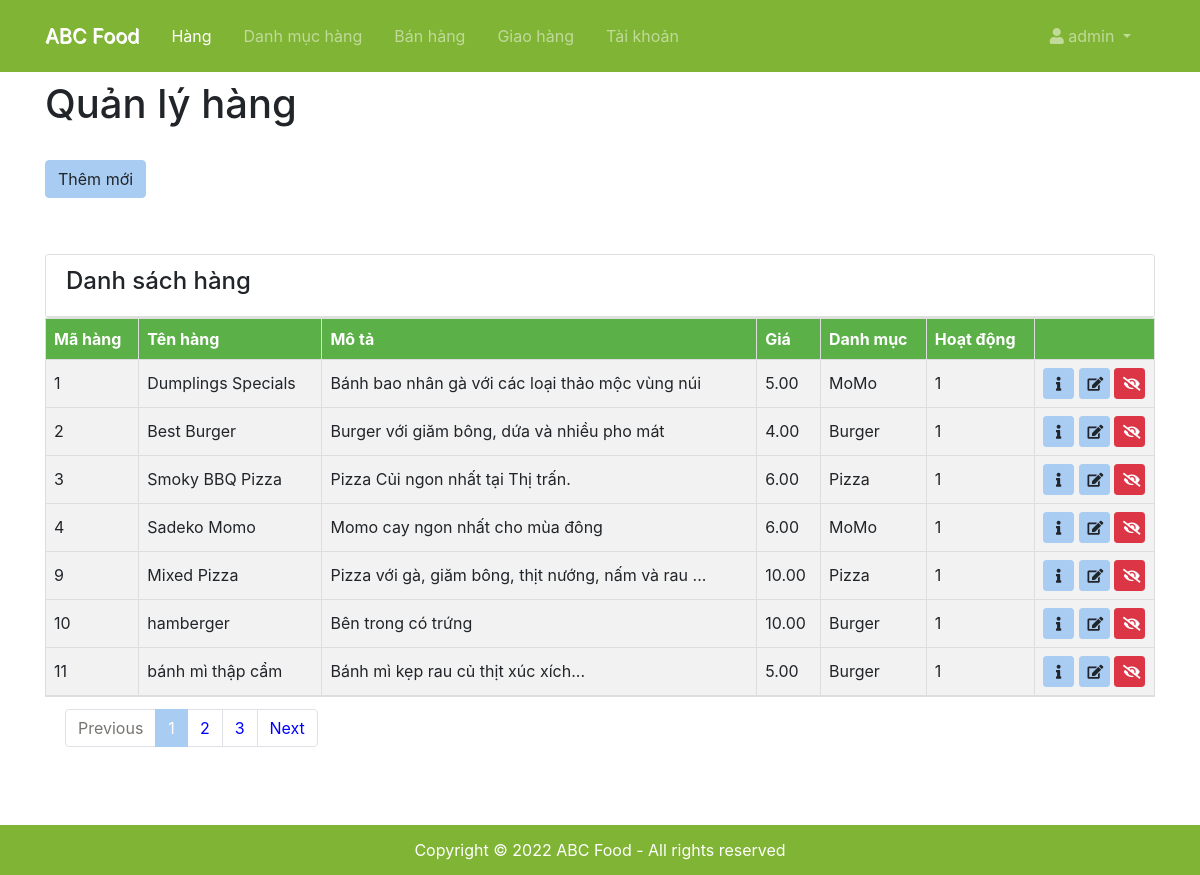
The page /admin/hang/index.php (signed in) on the database its author committed.
### tables this page shows
CREATE TABLE `food` (
  `id` int(11) NOT NULL,
  `title` varchar(50) NOT NULL,
  `description` text NOT NULL,
  `price` decimal(10,2) NOT NULL,
  `image_name` varchar(50) NOT NULL,
  `category_id` int(11) NOT NULL,
  `featured` int(1) NOT NULL DEFAULT 1,
  `active` int(1) NOT NULL DEFAULT 1
);

CREATE TABLE `category` (
  `id` int(11) NOT NULL,
  `title` varchar(50) NOT NULL,
  `image_name` varchar(50) NOT NULL,
  `featured` int(1) NOT NULL DEFAULT 1,
  `active` int(1) NOT NULL DEFAULT 1
);

### admin/data/food_list.php (called while the page is built)
<?php
include("../../configs/database.php");
$sql = "SELECT a.id as id, a.title as title, price, a.description as description, a.active as active, b.title as category_id FROM food a JOIN category b ON a.category_id = b.id";
$food_list = mysqli_query($conn, $sql);

### admin/hang/index.php (the view, shortened to what this page needs)
<!DOCTYPE html>
<html lang="en">
<?php include('../shared/header.php') ?>
<body>
  <?php include('../shared/menu.php') ?>
  <header id="main-header" class="py-2">
    <div class="container">
      <div class="row">
        <div class="col-md-6">
          <h1>Quản lý hàng</h1>
        </div>
      </div>
    </div>
    <section id="actions" class="py-4 mb-4">
      <div class="container">
        <div class="row">
          <div class="col-md-8">
            <a href="./them_moi.php" class="btn btn-primary">Thêm mới
            </a>
          </div>
        </div>
      </div>
    </section>
  </header>
  <section id="posts">
    <div class="container">
      <div class="row">
        <div class="col-md-12">
          <div class="card">
            <div class="card-header">
              <div class="row">
                <h4 class="col-md-6">Danh sách hàng</h4>
                <div class="dropdown ml-auto col-md-3">
                </div>
              </div>
            </div>
          </div>
          <table>
            <thead class="bg-dark">
              <tr>
                <th>Mã hàng</th>
                <th>Tên hàng</th>
                <th>Mô tả</th>
                <th>Giá</th>
                <th>Danh mục</th>
                <th>Hoạt động</th>
                <th style="width: 120px;"></th>
              </tr>
            </thead>
            <tbody class>
              <?php include('../data/food_list.php') ?>
              <?php foreach ($food_list as $food) {
                echo '<tr>
            <td >'. $food['id'] .'</td>
            <td >'. $food['title'] .'</td>
            <td >'. $food['description'] .'</td>
            <td >'. $food['price'] .'</td>
            <td >'. $food['category_id'] .'</td>
            <td >'. $food['active'] .'</td>
            <td>
            <a href="chi_tiet.php" class="btn btn-primary btn-sm">
              <i class="fas fa-info"></i>
            </a>
            <a href="sua.php" class="btn btn-primary btn-sm">
              <i class="fas fa-edit"></i>
            </a>
            <a href="an.php" class="btn btn-danger btn-sm">
              <i class="fas fa-eye-slash"></i>
            </a>
          </td>
        </tr>
          ';
              } ?>
            </tbody>
          </table>
          <div class="card-footer">
            <ul class="pagination">
              <li class="page-item disabled"><a class="page-link" href="#">Previous</a></li>
              <li class="page-item active"><a class="page-link" href="#">1</a></li>
              <li class="page-item"><a class="page-link" href="#">2</a></li>
              <li class="page-item"><a class="page-link" href="#">3</a></li>
              <li class="page-item"><a class="page-link" href="#">Next</a></li>
            </ul>
          </div>
        </div>
      </div>
    </div>
  </section>
  <div style="height: 100px;"></div>
  <?php include('../shared/footer.php') ?>
</body>
</html>

### admin/shared/header.php (shortened to what this page needs)
<head>
  <link rel="stylesheet" href="../assets/css/all.css">
  <link rel="stylesheet" href="../assets/css/bootstrap.css">
  <link rel="stylesheet" href="../assets/css/style.css">
</head>

### admin/shared/menu.php (shortened to what this page needs)
<nav class="navbar navbar-expand-sm navbar-dark bg-dark p-3">
    <div class="container">
        <a href="#" class="navbar-brand">ABC Food</a>
        <div class="collapse navbar-collapse" id="navbarCollapse">
            <ul class="navbar-nav">
                <li class="nav-item px-2">
                    <a href="../hang/index.php" class="nav-link active">Hàng</a>
                </li>
                <li class="nav-item px-2">
                    <a href="#" class="nav-link">Danh mục hàng</a>
                </li>
                <li class="nav-item px-2">
                    <a href="#" class="nav-link">Bán hàng</a>
                </li>
                <li class="nav-item px-2">
                    <a href="#" class="nav-link">Giao hàng</a>
                </li>
                <li class="nav-item px-2">
                    <a href="#" class="nav-link">Tài khoản</a>
                </li>
            </ul>
            <ul class="navbar-nav ml-auto">
                <li class="nav-item dropdown mr-3">
                    <a href="#" class="nav-link dropdown-toggle" data-toggle="dropdown">
                        <i class="fas fa-user"></i> <?php echo $_SESSION['username'] ?>
                    </a>
                </li>
            </ul>
        </div>
    </div>
</nav>

### admin/shared/footer.php
<footer id="main-footer" class="bg-dark text-white mt-5" style="height: 50px; line-height:50px; text-align: center;">
    <div class="container">
      <div class="row">
        <div class="col">
          <p class="text-center">
            Copyright © 2022 ABC Food - All rights reserved
          </p>
        </div>
      </div>
    </div>
  </footer>

### admin/assets/css/all.css (style rules this page uses)
.fa,.fab,.fal,.far,.fas { -moz-osx-font-smoothing:grayscale;-webkit-font-smoothing:antialiased;display:inline-block;font-style:normal;font-variant:normal;text-rendering:auto;line-height:1 }
.fa-edit:before { content:"\f044" }
.fa-eye-slash:before { content:"\f070" }
.fa-info:before { content:"\f129" }
.fa-user:before { content:"\f007" }
.fa,.far,.fas { font-family:Font Awesome\ 5 Free }
.fa,.fas { font-weight:900 }

### admin/assets/css/style.css (style rules this page uses)
table { border-collapse: collapse; width: 100%; }
table th { padding-top: 12px; padding-bottom: 12px; text-align: left; background-color: rgba(76, 175, 80, 0.7); color: white; }
table td, table th { border: 1px solid #ddd; padding: 8px; }
table tr:nth-child(even) { background-color: #f2f2f2; }
.page-link { color: blue; }
#main-header, #content { position: relative; }
footer { height: 50px; line-height: 25px; text-align: center; position: fixed; bottom: 0; left: 0; width: 100%; background: gray; }
nav a { color: #444444; }
table a { width: 31px; height: 31px; }
.card-header, .card-footer { background: white; }
.navbar-brand { text-shadow: 1px 1px; }

### rows shown on the page
food: id "1", title "Dumplings Specials", description "Bánh bao nhân gà với các loại thảo mộc vùng núi", price "5.00", category.title "MoMo", active "1"
food: id "2", title "Best Burger", description "Burger với giăm bông, dứa và nhiều pho mát", price "4.00", category.title "Burger", active "1"
food: id "3", title "Smoky BBQ Pizza", description "Pizza Củi ngon nhất tại Thị trấn.", price "6.00", category.title "Pizza", active "1"
food: id "4", title "Sadeko Momo", description "Momo cay ngon nhất cho mùa đông", price "6.00", category.title "MoMo", active "1"
food: id "9", title "Mixed Pizza", description "Pizza với gà, giăm bông, thịt nướng, nấm và rau ...", price "10.00", category.title "Pizza", active "1"
food: id "10", title "hamberger", description "Bên trong có trứng", price "10.00", category.title "Burger", active "1"
food: id "11", title "bánh mì thập cẩm", description "Bánh mì kẹp rau củ thịt xúc xích...", price "5.00", category.title "Burger", active "1"

### other values the page prints
$_SESSION['username'] "admin"
